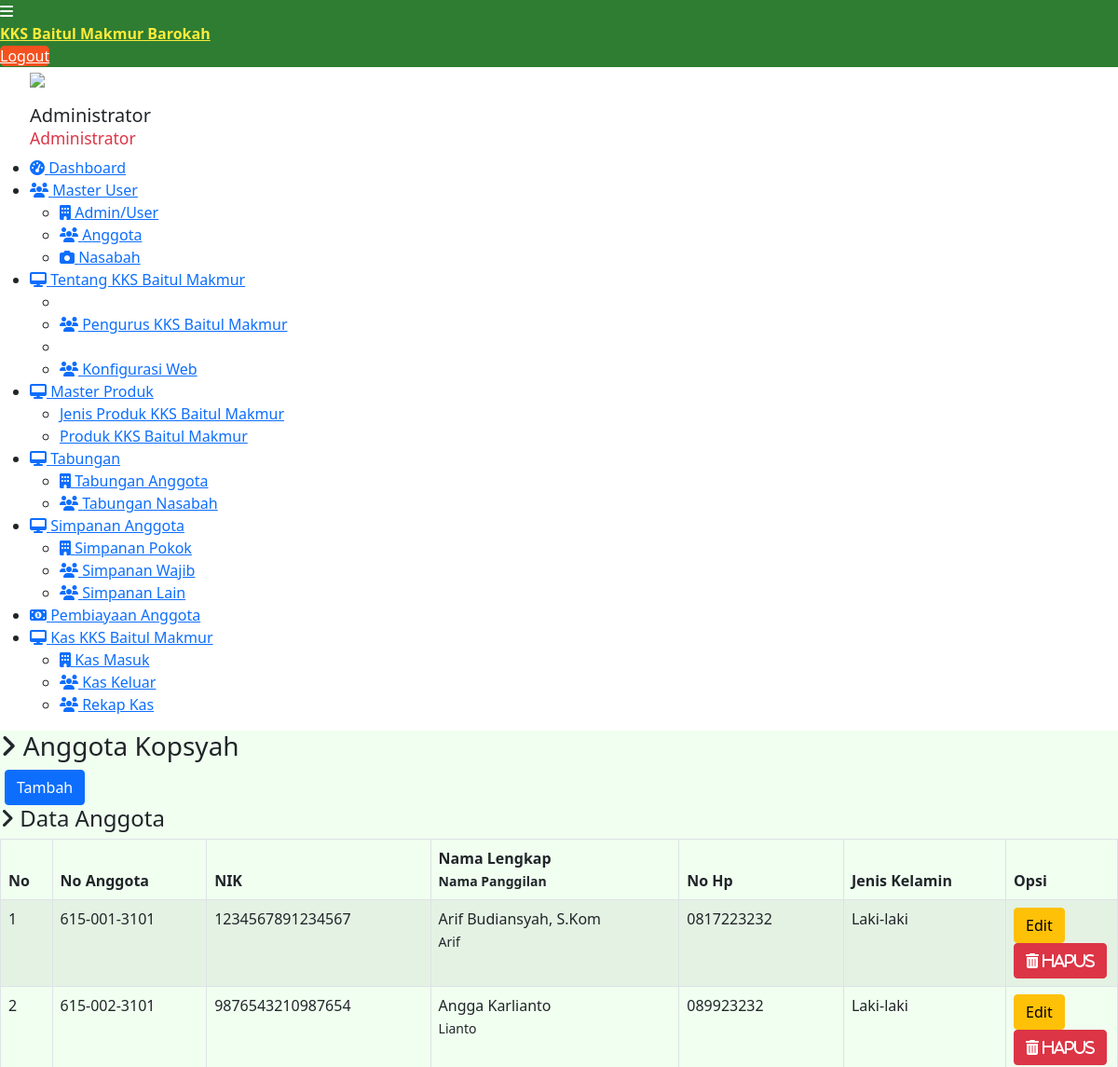
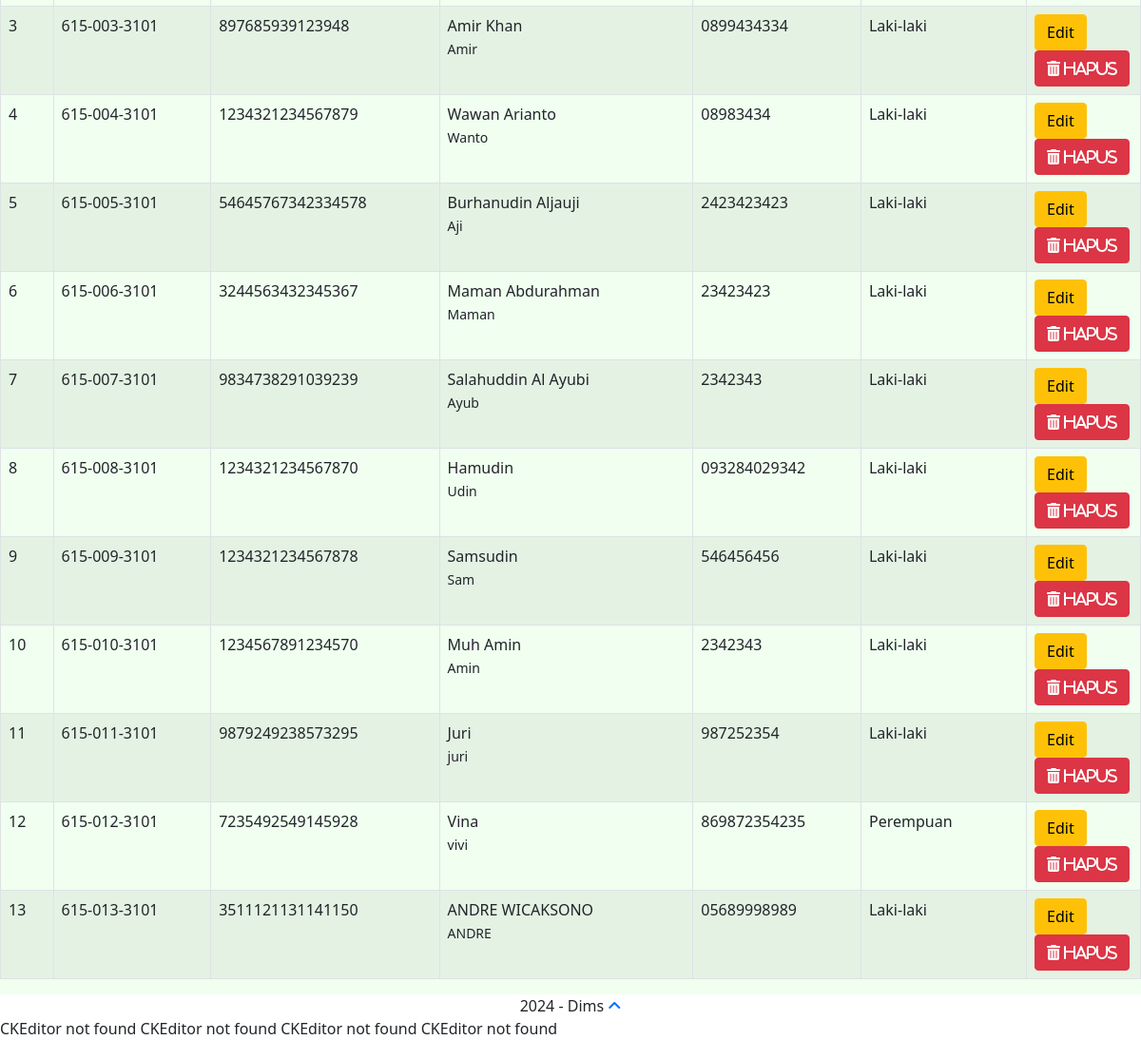
The app's page /admin/dashboard/index.php?page=anggota (signed in) with its own data (2 pictures, top to bottom).
### tables this page shows
CREATE TABLE `anggota` (
  `id_anggota` varchar(20) NOT NULL,
  `nama_lengkap` varchar(100) NOT NULL,
  `nama_panggilan` varchar(50) NOT NULL,
  `nik` varchar(20) NOT NULL,
  `alamat` text NOT NULL,
  `telp_rumah` varchar(20) NOT NULL,
  `no_hp` varchar(20) NOT NULL,
  `pekerjaan` varchar(150) NOT NULL,
  `jenis_kelamin` enum('Perempuan','Laki-laki') NOT NULL,
  `status_kawin` enum('Belum Menikah','Menikah','Janda','Duda') NOT NULL,
  `email_anggota` varchar(120) NOT NULL,
  `username` varchar(120) NOT NULL,
  `pass_anggota` varchar(110) NOT NULL,
  `tgl_daftar` date NOT NULL
);

### admin/dashboard/anggota/list.php (the view)
<h3><i class="fa fa-angle-right"></i> Anggota Kopsyah</h3>
<div class="row mt">
	<div class="col-lg-12">
		<div class="content-panel">
			<a href="?page=anggota&action=tambah" title="Tambah" class="btn btn-primary" style="margin-left: 5px">Tambah</a>
          <h4><i class="fa fa-angle-right"></i> Data Anggota</h4>
              <section id="unseen">
                <table class="table table-bordered table-striped" id="Datatables">
                  <thead>
                  <tr>
	                  <th>No</th>
                    <th>No Anggota</th>
                    <th>NIK</th>
                    <th>Nama Lengkap<br><small>Nama Panggilan</small></th>
                    <th>No Hp</th>
                    <th>Jenis Kelamin</th>
                    <th width="10%">Opsi</th>
                  </tr>
                  </thead>
                  <tbody>
                  <?php
                  $no = 1;
                  $sql_anggota = mysqli_query($con,"SELECT * FROM anggota ORDER BY id_anggota ASC") or die (mysqli_error($con));
					while($data = mysqli_fetch_array($sql_anggota)){
                  ?>
                  <tr>
                      <td><?php echo $no++ ?></td>
                      <td><?php echo $data['id_anggota'] ?></td>
                      <td><?php echo $data['nik'] ?></td>
                      <td><?php echo $data['nama_lengkap'] ?><br><small><?php echo $data['nama_panggilan'] ?></small></td>
                      <td><?php echo $data['no_hp'] ?></td>
                      <td><?php echo $data['jenis_kelamin'] ?></td>
                      <td><a class="btn btn-warning btn-xs" href="?page=anggota&action=edit&id_anggota=<?php echo $data['id_anggota'];?>" title="Edit Data">Edit</a>
            	<a class="btn btn-danger btn-xs" href="?page=anggota&action=hapus&id_anggota=<?php echo $data['id_anggota'];?>" title="Hapus Data" onclick="javascript: return confirm('Apakah anda yakin?');"><i class="fa fa-trash"> Hapus</i></a></td>
                  </tr>
                  <?php
                  }
                  ?>
                  </tbody>
              </table>
              </section>
      </div>
	</div>
</div>

### records on screen
anggota: id_anggota "615-001-3101", nik "1234567891234567", nama_lengkap "Arif Budiansyah, S.Kom", nama_panggilan "Arif", no_hp "0817223232", jenis_kelamin "Laki-laki"
anggota: id_anggota "615-002-3101", nik "9876543210987654", nama_lengkap "Angga Karlianto", nama_panggilan "Lianto", no_hp "089923232", jenis_kelamin "Laki-laki"
anggota: id_anggota "615-003-3101", nik "897685939123948", nama_lengkap "Amir Khan", nama_panggilan "Amir", no_hp "0899434334", jenis_kelamin "Laki-laki"
anggota: id_anggota "615-004-3101", nik "1234321234567879", nama_lengkap "Wawan Arianto", nama_panggilan "Wanto", no_hp "08983434", jenis_kelamin "Laki-laki"
anggota: id_anggota "615-005-3101", nik "54645767342334578", nama_lengkap "Burhanudin Aljauji", nama_panggilan "Aji", no_hp "2423423423", jenis_kelamin "Laki-laki"
anggota: id_anggota "615-006-3101", nik "3244563432345367", nama_lengkap "Maman Abdurahman", nama_panggilan "Maman", no_hp "23423423", jenis_kelamin "Laki-laki"
anggota: id_anggota "615-007-3101", nik "9834738291039239", nama_lengkap "Salahuddin Al Ayubi", nama_panggilan "Ayub", no_hp "2342343", jenis_kelamin "Laki-laki"
anggota: id_anggota "615-008-3101", nik "1234321234567870", nama_lengkap "Hamudin", nama_panggilan "Udin", no_hp "093284029342", jenis_kelamin "Laki-laki"
anggota: id_anggota "615-009-3101", nik "1234321234567878", nama_lengkap "Samsudin", nama_panggilan "Sam", no_hp "546456456", jenis_kelamin "Laki-laki"
anggota: id_anggota "615-010-3101", nik "1234567891234570", nama_lengkap "Muh Amin", nama_panggilan "Amin", no_hp "2342343", jenis_kelamin "Laki-laki"
anggota: id_anggota "615-011-3101", nik "9879249238573295", nama_lengkap "Juri", nama_panggilan "juri", no_hp "987252354", jenis_kelamin "Laki-laki"
anggota: id_anggota "615-012-3101", nik "7235492549145928", nama_lengkap "Vina", nama_panggilan "vivi", no_hp "869872354235", jenis_kelamin "Perempuan"
anggota: id_anggota "615-013-3101", nik "3511121131141150", nama_lengkap "ANDRE WICAKSONO", nama_panggilan "ANDRE", no_hp "05689998989", jenis_kelamin "Laki-laki"

### other values on screen
$_SESSION['nama_admin'] "Administrator"
$_SESSION['level_admin'] "Administrator"
